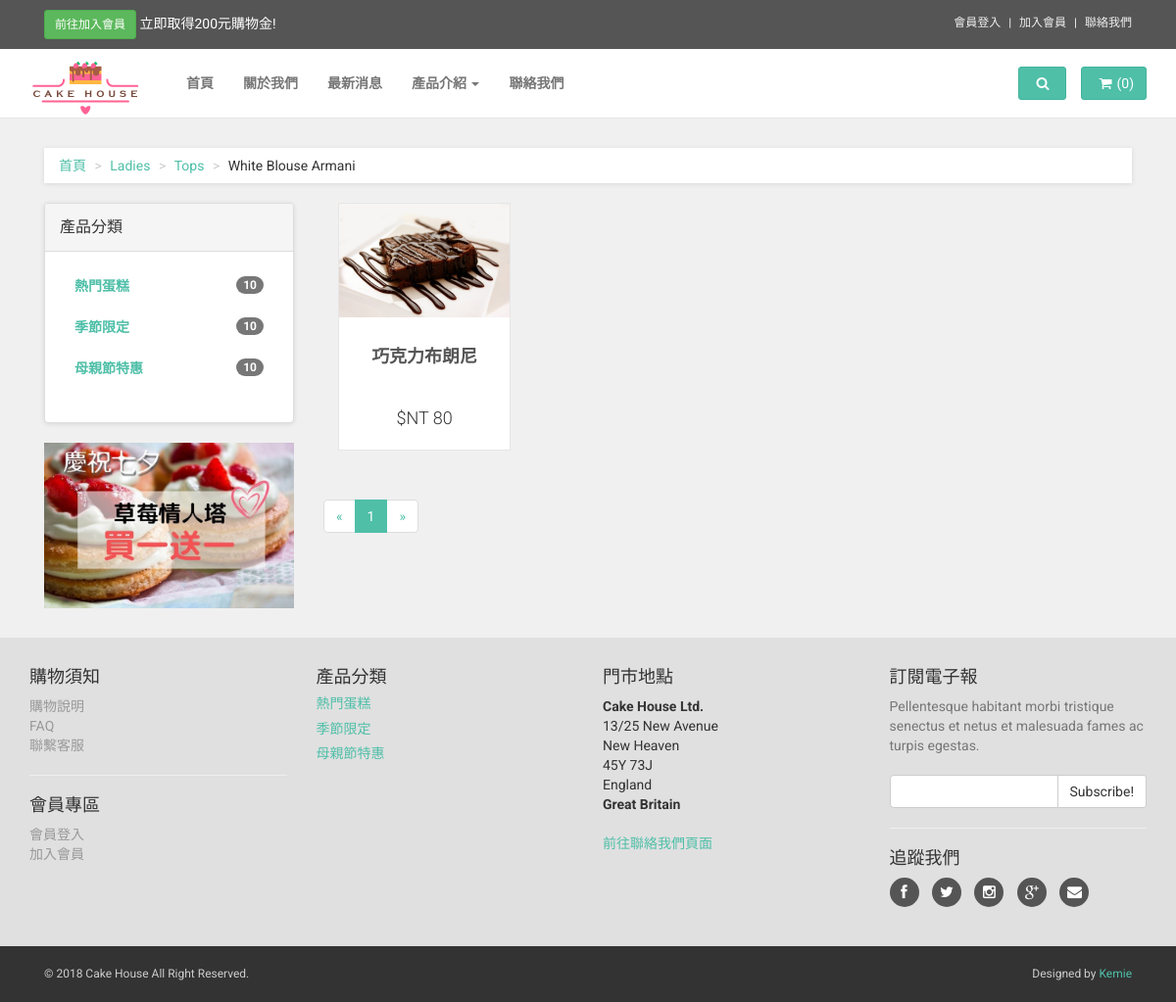
Page /web/product_list.php?categoryID=2 on the committed database.
### tables this page shows
CREATE TABLE `product_categories` (
  `product_categoryID` int(11) NOT NULL,
  `category` varchar(255) NOT NULL,
  `created_at` varchar(255) DEFAULT NULL,
  `updated_at` varchar(255) DEFAULT NULL
);

CREATE TABLE `products` (
  `productID` int(11) NOT NULL,
  `product_categoryID` int(11) NOT NULL,
  `picture` varchar(255) DEFAULT NULL,
  `name_date` varchar(255) NOT NULL,
  `description` text NOT NULL,
  `price` int(11) NOT NULL,
  `created_at` varchar(255) DEFAULT NULL,
  `updated_at` varchar(255) DEFAULT NULL
);

### web/product_list.php (the view, shortened to what this page needs)
<?php
require_once('../connection/connection.php');
$limit = 12;
if(isset($_GET['page'])){
  $page = $_GET['page'];
}else{
  $page =1;
}
$start_from = ($page-1) * $limit;
$query = $db->query("SELECT * FROM products WHERE product_categoryID = ".$_GET['categoryID']." ORDER BY created_at DESC LIMIT ".$start_from.",".$limit);
$products = $query->fetchAll(PDO::FETCH_ASSOC);
?>
<!DOCTYPE html>
<html lang="en">
<head>
    <?php require_once('template/head_files.php'); ?>
</head>
<body>
<?php require_once('template/navbar.php'); ?>
    <div id="all">
        <div id="content">
            <div class="container">
                <div class="col-md-12">
                    <ul class="breadcrumb">
                        <li><a href="#">首頁</a>
                        </li>
                        <li><a href="#">Ladies</a>
                        </li>
                        <li><a href="#">Tops</a>
                        </li>
                        <li>White Blouse Armani</li>
                    </ul>
                </div>
                <div class="col-md-3">
                    <div class="panel panel-default sidebar-menu">
                        <div class="panel-heading">
                            <h3 class="panel-title">產品分類</h3>
                        </div>
                        <div class="panel-body">
                            <ul class="nav nav-pills nav-stacked category-menu">
                            <?php foreach($product_categories as $category){ ?>
                                <li>
                                    <a href="product_list.php?categoryID=<?php echo $category['product_categoryID']; ?>"><?php echo $category['category']; ?> <span class="badge pull-right">10</span></a>
                                </li>
                            <?php } ?>
                            </ul>
                        </div>
                    </div>
                    <div class="banner">
                        <a href="#">
                            <img src="../img/ad-banner.jpg" alt="sales 2014" class="img-responsive">
                        </a>
                    </div>
                </div>
                <div class="col-md-9">
                    <div class="row">
                        <div class="col-sm-12">
                        <?php foreach($products as $product){ ?>
                        <div class="col-sm-3">
                            <div class="product">
                                <div class="flip-container">
                                    <div class="flipper">
                                        <div class="front">
                                            <a href="product.php?productID=<?php echo $product['productID']; ?>">
                                                <img src="../uploads/products/<?php echo $product['picture']; ?>" alt="" class="img-responsive">
                                            </a>
                                        </div>
                                        <div class="back">
                                            <a href="product.php?productID=<?php echo $product['productID']; ?>">
                                            </a>
                                        </div>
                                    </div>
                                </div>
                                <div class="text">
                                    <h3><a href="product.php?productID=<?php echo $product['productID']; ?>"><?php echo $product['name_date']; ?></a></h3>
                                    <p class="price">$NT <?php echo $product['price']; ?></p>
                                </div>
                            </div>
                        </div>
                        <?php } ?>
                        </div>
                    </div>
                    <?php
                        $query2 = $db->query("SELECT * FROM products");
                        $data = $query2->fetchAll(PDO::FETCH_ASSOC);
                        $total_pages = ceil(count($data)/ $limit);
                    ?>
                    <ul class="pagination">
                        <li class="page-item">
                        <?php if($page == 1){ ?>
                            <a class="page-link disabled" href="">
                        <?php }else{ ?>
                           <a class="page-link" href="news_list.php?page=<?php echo $page-1; ?>">
                        <?php } ?>
                            <span>«</span>
                        </a>
                        </li>
                        <?php for ($i = 1; $i <= $total_pages; $i++){?>
                        <?php   if($page == $i){ ?>
                        <li class="page-item active">
                        <?php }else{ ?>
                        <li class="page-item">
                        <?php } ?>
                        <a class="page-link" href="news_list.php?page=<?php echo $i; ?>"><?php echo $i; ?></a>
                        </li>
                        <?php } ?>
                        <li class="page-item">
                        <?php if($page ==  $total_pages){ ?>
                            <a class="page-link disabled" href="">
                        <?php }else{ ?>
                            <a class="page-link" href="news_list.php?page=<?php echo $page+1; ?>">
                        <?php } ?>
                            <span>»</span>
                        </a>
                        </li>
                    </ul>
                </div>
            </div>
        </div>
       <?php require_once('template/footer.php'); ?>
</body>
</html>

### web/template/footer.php (shortened to what this page needs)
<?php
$query = $db->query("SELECT * FROM product_categories ORDER BY product_categoryID ASC");
$product_categories = $query->fetchAll(PDO::FETCH_ASSOC);
?>
 <div id="footer" data-animate="fadeInUp">
            <div class="container">
                <div class="row">
                    <div class="col-md-3 col-sm-6">
                        <h4>購物須知</h4>
                        <ul>
                            <li><a href="shopping_rule.php">購物說明</a>
                            </li>
                            <li><a href="faq.php">FAQ</a>
                            </li>
                            <li><a href="contact.php">聯繫客服</a>
                            </li>
                        </ul>
                        <hr>
                        <h4>會員專區</h4>
                        <ul>
                            <li><a href="#" data-toggle="modal" data-target="#login-modal">會員登入</a>
                            </li>
                            <li><a href="register.php">加入會員</a>
                            </li>
                        </ul>
                    </div>
                    <div class="col-md-3 col-sm-6">
                        <h4>產品分類</h4>
                        <?php foreach($product_categories as $category){ ?>
                            <a href="product_list.php?categoryID=<?php echo $category['product_categoryID'];?>">
                            <h5><?php echo $category['category'];?></h5></a>
                                       <?php  } ?>
                    </div>
                    <div class="col-md-3 col-sm-6">
                        <h4>門市地點</h4>
                        <p><strong>Cake House Ltd.</strong>
                            <br>13/25 New Avenue
                            <br>New Heaven
                            <br>45Y 73J
                            <br>England
                            <br>
                            <strong>Great Britain</strong>
                        </p>
                        <a href="contact.php">前往聯絡我們頁面</a>
                    </div>
                    <div class="col-md-3 col-sm-6">
                        <h4>訂閱電子報</h4>
                        <p class="text-muted">Pellentesque habitant morbi tristique senectus et netus et malesuada fames ac turpis egestas.</p>
                        <form>
                            <div class="input-group">
                                <input type="text" class="form-control">
                                <span class="input-group-btn">
			    <button class="btn btn-default" type="button">Subscribe!</button>
			</span>
                            </div>
                        </form>
                        <hr>
                        <h4>追蹤我們</h4>
                        <p class="social">
                            <a href="#" class="facebook external" data-animate-hover="shake"><i class="fa fa-facebook"></i></a>
                            <a href="#" class="twitter external" data-animate-hover="shake"><i class="fa fa-twitter"></i></a>
                            <a href="#" class="instagram external" data-animate-hover="shake"><i class="fa fa-instagram"></i></a>
                            <a href="#" class="gplus external" data-animate-hover="shake"><i class="fa fa-google-plus"></i></a>
                            <a href="#" class="email external" data-animate-hover="shake"><i class="fa fa-envelope"></i></a>
                        </p>
                    </div>
                </div>
            </div>
        </div>
        <div id="copyright">
            <div class="container">
                <div class="col-md-6">
                    <p class="pull-left">© 2018 Cake House All Right Reserved.</p>
                </div>
                <div class="col-md-6">
                    <p class="pull-right">Designed by <a href="https://bootstrapious.com/e-commerce-templates">Kemie
                    </p>
                </div>
            </div>
        </div>
    </div>

### rows in the picture
product_categories: category "熱門蛋糕"
product_categories: category "季節限定"
product_categories: category "母親節特惠"
products: picture (picture), name_date "巧克力布朗尼", price "80"
